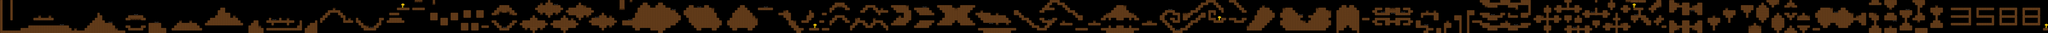

A 2D game scene composited from a Tiled map and its tileset images. What follows is a short description and the map's XML, with each tile layer's data collapsed to a summary:
An orthogonal 800x13 tile map with 16x16 px tiles, 1 tile layer (Graphics) and 773 objects.

<map version="1.4" tiledversion="1.4.3" orientation="orthogonal" renderorder="right-down" width="800" height="13" tilewidth="16" tileheight="16" infinite="0" nextlayerid="5" nextobjectid="1199">
 <tileset firstgid="1" source="Talon tileset.tsx" />
 <layer id="1" name="Graphics" width="800" height="13">
  <data>[10400 cells, 3277 non-empty, 31 distinct tile ids]</data>
 </layer>
 <objectgroup id="2" name="Ground">
  <object id="70" x="0.25" y="0" width="16" height="208" />
  <object id="71" x="16.25" y="192" width="768" height="16" />
  <object id="72" x="128.25" y="176" width="320" height="16" />
  <object id="73" x="176.25" y="160" width="256" height="16" />
  <object id="74" x="64.25" y="0" width="16" height="128" />
  <object id="75" x="208.25" y="112" width="128" height="16" />
  <object id="76" x="528.25" y="176" width="192" height="16" />
  <object id="77" x="544.25" y="160" width="176" height="16" />
  <object id="78" x="560.25" y="144" width="144" height="16" />
  <object id="79" x="576.25" y="128" width="80" height="16" />
  <object id="80" x="592.25" y="112" width="48" height="16" />
  <object id="81" x="608.25" y="96" width="32" height="16" />
  <object id="82" x="608.25" y="80" width="16" height="16" />
  <object id="83" x="784.25" y="160" width="32" height="16" />
  <object id="84" x="800.25" y="176" width="96" height="16" />
  <object id="85" x="880.25" y="160" width="32" height="16" />
  <object id="86" x="784.25" y="112" width="32" height="16" />
  <object id="87" x="800.25" y="96" width="96" height="16" />
  <object id="88" x="880.25" y="112" width="32" height="16" />
  <object id="89" x="928.25" y="144" width="80" height="64" />
  <object id="90" x="1008.25" y="176" width="32" height="32" />
  <object id="91" x="1072.25" y="176" width="192" height="16" />
  <object id="92" x="1088.25" y="160" width="160" height="16" />
  <object id="93" x="1104.25" y="144" width="128" height="16" />
  <object id="94" x="1280.25" y="144" width="240" height="16" />
  <object id="95" x="1296.25" y="128" width="208" height="16" />
  <object id="96" x="1312.25" y="112" width="176" height="16" />
  <object id="97" x="1344.25" y="96" width="96" height="16" />
  <object id="98" x="1360.25" y="80" width="80" height="16" />
  <object id="99" x="1360.25" y="64" width="48" height="16" />
  <object id="100" x="1376.25" y="48" width="32" height="16" />
  <object id="101" x="1552.25" y="160" width="64" height="48" />
  <object id="102" x="1616.25" y="176" width="32" height="32" />
  <object id="103" x="1568.25" y="144" width="48" height="16" />
  <object id="104" x="1584.25" y="128" width="32" height="16" />
  <object id="105" x="1664.25" y="128" width="176" height="16" />
  <object id="106" x="1680.25" y="112" width="16" height="16" />
  <object id="107" x="1744.25" y="112" width="16" height="16" />
  <object id="108" x="1696.25" y="144" width="16" height="16" />
  <object id="109" x="1792.25" y="144" width="16" height="16" />
  <object id="110" x="1664.25" y="176" width="224" height="16" />
  <object id="111" x="1856.25" y="160" width="32" height="16" />
  <object id="112" x="1872.25" y="128" width="16" height="32" />
  <object id="113" x="1904.25" y="176" width="80" height="32" />
  <object id="114" x="1920.25" y="160" width="64" height="16" />
  <object id="115" x="1936.25" y="144" width="48" height="16" />
  <object id="116" x="1968.25" y="128" width="16" height="16" />
  <object id="117" x="2000.25" y="112" width="16" height="32" />
  <object id="118" x="2016.25" y="96" width="16" height="32" />
  <object id="119" x="2032.25" y="80" width="16" height="32" />
  <object id="120" x="2048.25" y="64" width="16" height="32" />
  <object id="121" x="2064.25" y="64" width="64" height="16" />
  <object id="122" x="2112.25" y="80" width="32" height="16" />
  <object id="123" x="2128.25" y="96" width="32" height="16" />
  <object id="124" x="2144.25" y="112" width="16" height="32" />
  </objectgroup>
 <objectgroup id="3" name="Spikes and Traps">
  <!-- 133 objects omitted --></objectgroup>
 <objectgroup id="4" name="Key">
  <!-- 5 objects omitted --></objectgroup>
</map>
<!-- 718 of 773 objects omitted -->
